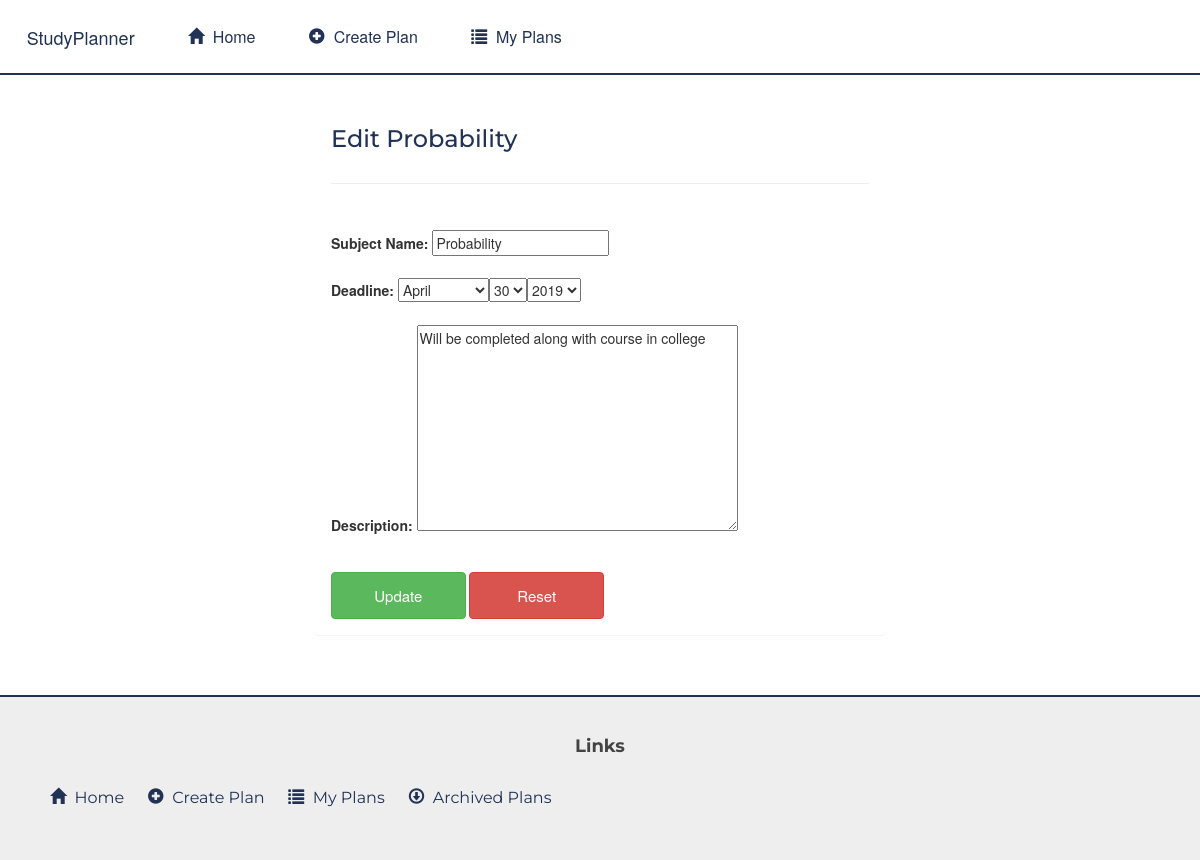
/planner/edit-subject/21/, run on the app's committed database.
### studyplanner/models.py (models this page shows, shortened)
class Subject(models.Model):
	name = models.CharField(max_length=500,null=False,blank=False)
	plan = models.ForeignKey(Plan, on_delete=models.CASCADE, null=False)
	description = models.TextField(default='')
	is_completed = models.BooleanField(default=False)
	deadline = models.DateField(default=datetime.date.today)
	completed_subtopics = models.IntegerField(default=0)
	completed_methods = models.IntegerField(default=0)
	completed_on = models.DateField(default=datetime.date.today)
	class Meta:
		ordering = ['is_completed','deadline']

### studyplanner/views.py (the view)
# urls.py: url(r'^edit-subject/(?P<pk>\d+)/$',views.edit_subject, name='edit-subject'),
def edit_subject(request,pk):
	subject = get_object_or_404(Subject, pk=pk)
	title = subject.name
	if not subject.plan.archived:
		if (not subject.plan.is_completed) or (not subject.is_completed):
			if request.method == 'POST':
				form = EditSubjectForm(request.POST,instance=subject)
				if form.is_valid():
					cd = form.cleaned_data
					if (cd['deadline'] < datetime.date.today()) and (cd['deadline'] < subject.plan.deadline):
						messages.error(request, "Invalid deadline. Please fill a correct deadline.")
						return redirect('studyplanner:edit-subject', pk=pk)
					else:
						subject.name = cd['name']
						subject.description = cd['description']
						subject.deadline = cd['deadline']
						subject.save()
						messages.success(request, "{} updated successfully".format(cd['name']))
						return redirect('studyplanner:plan-detail', pk=subject.plan.pk)
			else:
				form = EditSubjectForm(instance=subject)
			return render(request, 'studyplanner/forms/edit_form.html', {'form':form,'title':title})
		else:
			messages.error(request, "Subject/Plan is already completed.")
	else:
		messages.error(request, "Plan/Subject doesn't exist")
	return redirect('home')

### studyplanner/forms.py
class EditSubjectForm(forms.ModelForm):
	name =  forms.CharField(max_length=100,label="Subject Name",widget=forms.TextInput(attrs={'class':'subjectname'}))
	description = forms.CharField(label='Description',widget=forms.Textarea(attrs={'placeholder':'add description','class':'description'}))
	deadline = forms.DateField(label="Deadline",widget=forms.SelectDateWidget(years=range(2018,2031),attrs={'placeholder':datetime.date.today}))
	class Meta:
		model = Subject
		fields = ['name','deadline','description']

### studyplanner/templates/studyplanner/forms/edit_form.html (shortened to what this page needs)
{% extends 'studyplanner/base.html' %}
{% block content %}
<div class="container-fluid">
	<div class="row">
			<div class="col-md-offset-3 col-sm-12 col-md-6">
				<div class="panel">
					<div class="panel-heading pageTitle">
						<h3 class="text-center">Edit {{ title }}</h3><hr>
					</div>
					<div class="panel-body">
						<form action="" method="post" enctype="multipart/form-data">
							{% include 'studyplanner/forms/form_template.html' %}
							<button type="submit" class="btn btn-success quarterWidth">Update</button>
							<button type="reset" class="btn btn-danger quarterWidth">Reset</button>
						</form>
					</div>
				</div>
			</div>
	</div>
</div>
{% endblock %}

### studyplanner/templates/studyplanner/forms/form_template.html (shortened to what this page needs)
{% for field in form %}
 	<div class="form-group">
		<label>{{ field.label_tag }}</label>
   		{{ field }}
	</div>
{% endfor %}

### studyplanner/static/studyplanner/css/base.css (style rules this page uses)
.pageTitle { -webkit-print-color-adjust: exact; color-adjust: exact; font-family: 'Montserrat', sans-serif; color: #213254; }
.btn { border-radius: 15px; }
.quarterWidth { width: 25%; margin-top: 12px; padding: 12px; border-radius: 4px; resize: vertical; font-size: 15px; }

### studyplanner/static/studyplanner/css/forms.css (style rules this page uses)
.quarterWidth { width: 25%; margin-top: 12px; padding: 12px; border-radius: 4px; resize: vertical; font-size: 15px; }

### studyplanner/static/studyplanner/css/modal.css (style rules this page uses)
h3 { display: inline-block; }

### data on the page
Subject: name "Probability", form "Probability" "Will be completed along with course in college"

### other printed values
{{ field.label_tag }} "Subject Name:" "Deadline:" "Description:"
